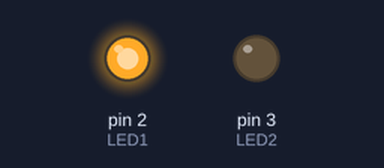
Simulated run of this sketch. Board: Arduino Uno, built with avr-gcc and run on an emulated ATmega328P. On the bench: output pins drawn as LEDs (lit = HIGH).

Above: at 0.05 s.
At 14.25 s:
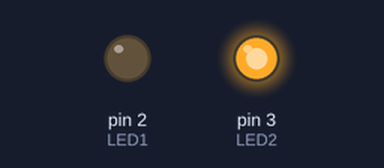
At 29.95 s:
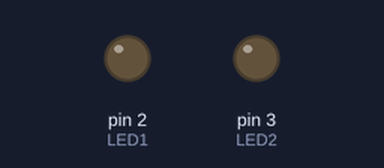
Timing chart, 0 to 67.6 s (numbered marks = the images above):
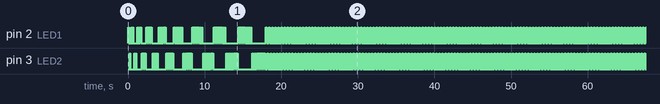

Measured:
- by itself, pin 2 (LED1): moves between LOW and HIGH, repeating every 50.4 s
- by itself, pin 3 (LED2): moves between LOW and HIGH, repeating every 52.0 s

The sketch:

sketch_nov3a_copy_20221103195540.ino
```cpp
const int LED1 = 2;
const int LED2 = 3;
int repeat = 1;
void setup() {
  pinMode(LED1, OUTPUT);
  pinMode(LED2, OUTPUT);
}

void loop() {
  if (repeat == 10) {
    digitalWrite(LED1, HIGH);
    delay(100);
    digitalWrite(LED1, LOW);
    delay(100);
    digitalWrite(LED2, HIGH);
    delay(100);
    digitalWrite(LED2, LOW);
    delay(100);

  } else {
    int i = 0;
    while (i != repeat) {
      digitalWrite(LED1, HIGH);
      delay(100);
      digitalWrite(LED1, LOW);
      delay(100);
      i = i + 1;
    }
    int j = 0;
    while (j != repeat) {
      digitalWrite(LED2, HIGH);
      delay(100);
      digitalWrite(LED2, LOW);
      delay(100);
      j = j + 1;
    }
    repeat = repeat + 1;
  }
}
```
